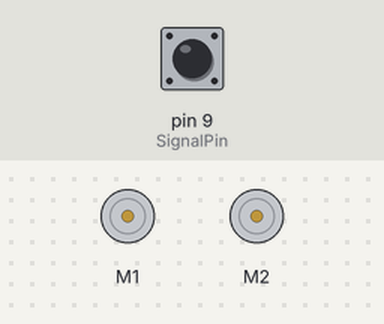
A sketch run on a simulated Arduino Uno, built with avr-gcc and run on an emulated ATmega328P. On the bench: 2 × DC motor (green arrow = forward, orange = backward, longer = faster). The test bench sets the inputs (shaded band); at power-on: pin 9 (SignalPin) LOW. What the sketch prints to the serial monitor is not drawn.

Above: at 0.1 s.
At 1.2 s:
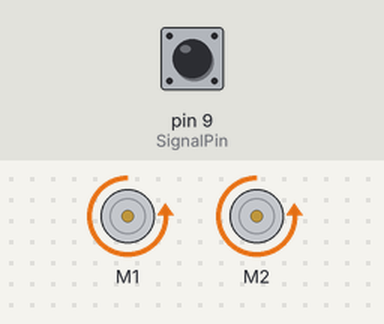
1.3 s: pin 9 (SignalPin) pulsed HIGH 5 times (0.12 s each, 0.3 s apart)
At 5.2 s:
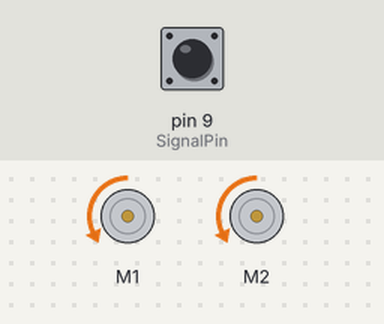
Timing chart, 0 to 6.7 s (numbered marks = the images above; inputs shaded):
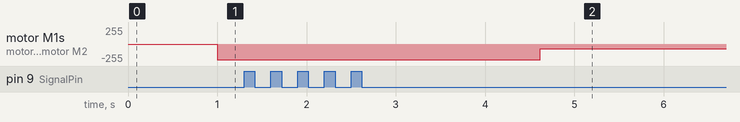

Measured:
- after the input at 1.3 s, motor M1, motor M2: backward 235/255 → backward 70/255 after 3.3 s

The sketch:

TankDrive.ino
```cpp
#include <AFMotor.h>

#define channumber 6

#define SignalPin 9

int value[channumber];
double ValueNormalized[channumber];

AF_DCMotor motor1(1);
AF_DCMotor motor2(2);

void setup() {
  Serial.begin(115200);           // set up Serial library at 115200 bps
  Serial.println("Driving!!");

  // turn on motor
  motor1.setSpeed(80);
  motor2.setSpeed(80);

  motor1.run(RELEASE);
  motor2.run(RELEASE);

  pinMode(SignalPin, INPUT); //Pin 3 as input
}

int val;

void loop() {
  if(pulseIn(SignalPin, HIGH) > 2000) {
    for(int x=0; x < channumber; x++) {
      //Loop to store all the channel position
      value[x]=pulseIn(SignalPin, HIGH);
      ValueNormalized[x] = value[x] - 500;
      ValueNormalized[x] /= 1000;
    }

//    Serial.print(ValueNormalized[2]); //gas
//    Serial.print(" ");
//    Serial.print(ValueNormalized[3]); //yaw
//    Serial.print(" ");
//    Serial.print(ValueNormalized[0]); //pitch
//    Serial.print(" ");
//    Serial.print(ValueNormalized[1]); //roll
//    Serial.print(" ");
//    Serial.print(ValueNormalized[4]); //switch
//    Serial.print(" ");
//    Serial.print(ValueNormalized[5]); //not used
//    Serial.println(""); //Start a new line
  }
//  Serial.println(val);

  int motor1speed = map(value[0] - 500, 90, 900, -200, 200);
  int motor2speed = map(value[2] - 500, 90, 900, -200, 200);

//  Serial.println(motor1speed);
  if (motor1speed < 0) {
    motor1.setSpeed(-motor1speed);
    motor1.run(BACKWARD);
  } else {
    motor1.setSpeed(motor1speed);
    motor1.run(FORWARD);
  }

//  Serial.println(motor2speed);
  if (motor2speed < 0) {
    motor2.setSpeed(-motor2speed);
    motor2.run(BACKWARD);
  } else {
    motor2.setSpeed(motor2speed);
    motor2.run(FORWARD);
  }

//  Serial.println("RELEASE");
//  motor1.run(RELEASE);
//  motor2.run(RELEASE);
//  delay(1000);
}
```
